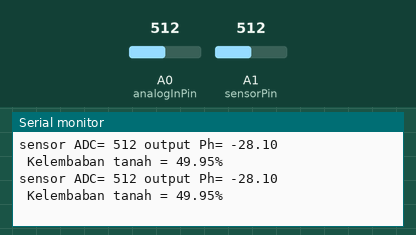
The sketch below on a simulated Arduino Uno, built with avr-gcc and run on an emulated ATmega328P. Shown: the last lines printed to the serial monitor. The inputs (shaded band) are chosen by the test bench; at power-on: A0 (analogInPin) = 512, A1 (sensorPin) = 512.

Above: at 1.8 s.
1.9 s: A0 (analogInPin) set to 716
At 2.8 s:
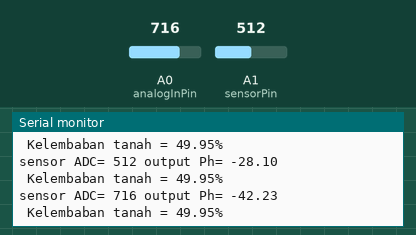
3.4 s: A1 (sensorPin) set to 716
At 4.6 s:
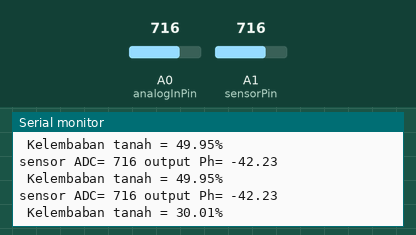
4.9 s: A0 (analogInPin) set to 900
At 5.4 s:
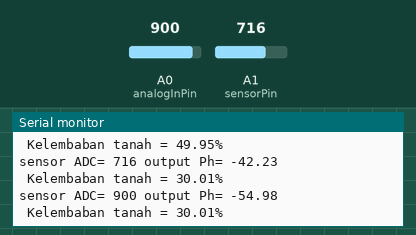
6.4 s: A1 (sensorPin) set to 900
At 7.8 s:
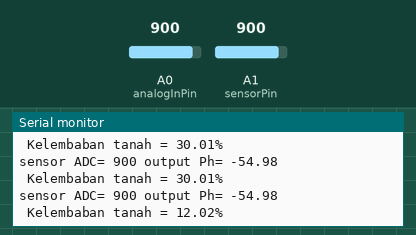
Timing chart, 0 to 8.9 s (numbered marks = the images above; inputs shaded):
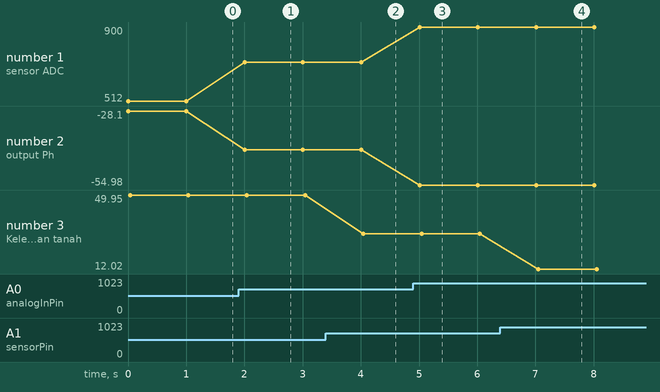

The sketch:

ground_quality_system_monitoring.ino
```cpp
#define analogInPin A0


//variable private
const int sensorPin = A1;
//int sensorPin = A1; //pin sensor soil moisture

int sensorValue = 0;
float outputValue = 0.0;

void setup() {
  Serial.begin(9600);
}

void loop() {
  float kelembaban_tanah;
  int nilaiADC = analogRead(sensorPin);
  kelembaban_tanah = ( 100 - ( (nilaiADC/1023.00) * 100 ) );


    //read the analog in value:
  sensorValue = analogRead(analogInPin);

  //Mathematical conversion from ADC to pH
  //rumus didapat berdasarkan datasheet
  outputValue = (-0.0693*sensorValue)+7.3855;

  //print the results to the serial monitor:
  Serial.print("sensor ADC= ");
  Serial.print(sensorValue);
  Serial.print(" output Ph= ");
  Serial.println(outputValue);

  Serial.print(" Kelembaban tanah = ");
  Serial.print(kelembaban_tanah);
  Serial.println("%");

// sensorValue = analogRead(sensorPin);
// delay(1000);
// Serial.print("Kelembapan Tanah = " );
// Serial.println(sensorValue);
//  Serial.print("%\n\n");
  delay(1000);
}
```

Measured:
- after the input at 1.9 s, the serial monitor: prints a new line after 0.10 s (image 1)
- after the input at 3.4 s, the serial monitor: prints a new line after 0.64 s (image 2)
- after the input at 4.9 s, the serial monitor: prints a new line after 0.11 s (image 3)
- after the input at 6.4 s, the serial monitor: prints a new line after 0.65 s (image 4)
- plotted number 1: 512 → 716 after the input at 1.9 s, 716 → 900 after the input at 4.9 s
- plotted number 2: -28.1 → -42.23 after the input at 1.9 s, -42.23 → -54.98 after the input at 4.9 s
- plotted number 3: 49.95 → 30.01 after the input at 3.4 s, 30.01 → 12.02 after the input at 6.4 s
